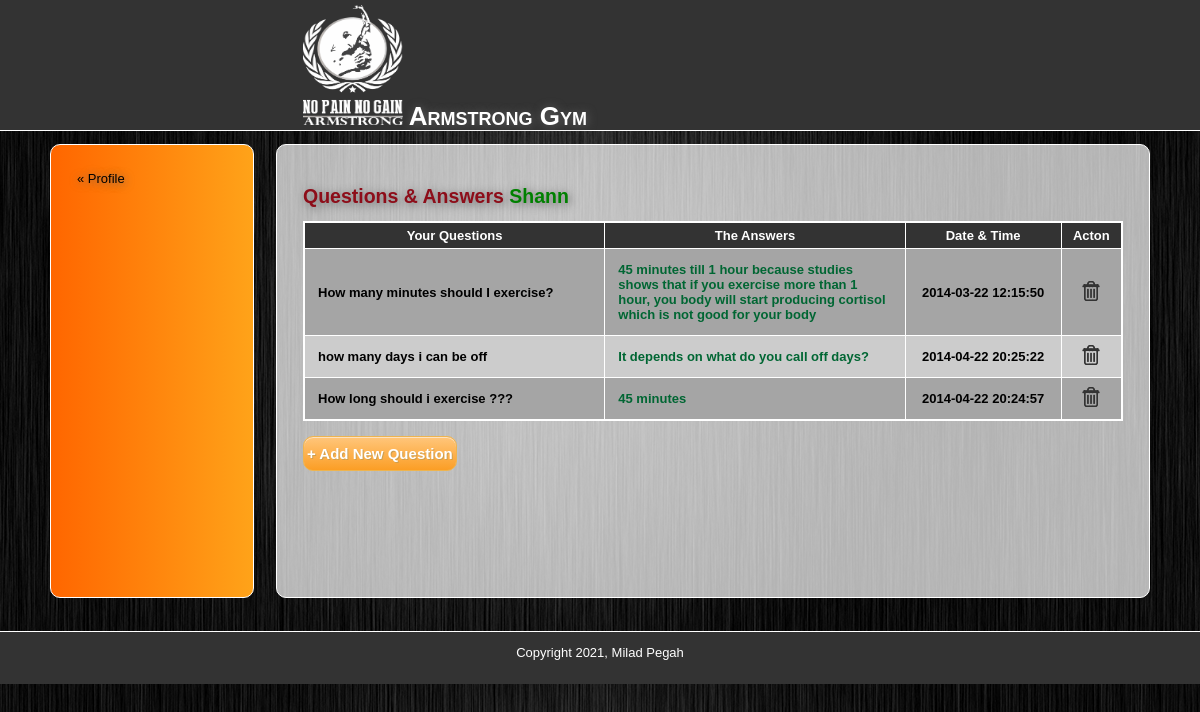
Screenshot of /q_and_a.php (signed in) with the database file from the repository.
### tables this page shows
CREATE TABLE `q_and_a` (
  `id` int NOT NULL AUTO_INCREMENT,
  `user_id` int NOT NULL,
  `question` text,
  `answer` text,
  `date` timestamp NULL DEFAULT CURRENT_TIMESTAMP ON UPDATE CURRENT_TIMESTAMP,
  PRIMARY KEY (`id`),
  KEY `user_id` (`user_id`),
  CONSTRAINT `q_and_a_ibfk_1` FOREIGN KEY (`user_id`) REFERENCES `users` (`id`) ON DELETE CASCADE ON UPDATE CASCADE
);

### includes/functions.php (called while the page is built, shortened)
<?php
function find_questions_by_user_id($id) {
	global $connection;
	$query = "SELECT * ";
	$query .= "FROM q_and_a ";
	$query .= "WHERE user_id = {$id}";
	$user_set = mysqli_query($connection, $query);
	return $user_set;
}
function find_member_by_id($user_id) {
	global $connection;
	$safe_user_id = mysqli_real_escape_string($connection, $user_id);
	$query = "SELECT * ";
	$query .= "FROM users ";
	$query .= "WHERE id = {$safe_user_id} ";
	$query .= "LIMIT 1";
	$user_set = mysqli_query($connection, $query);
	if ($user = mysqli_fetch_assoc($user_set)) {
		return $user;
	} else {
		return null;
	}
}

### public/q_and_a.php (the view, shortened to what this page needs)
<?php require_once("../includes/db_connection.php");     ?>
<?php require_once("../includes/functions.php");     ?>
<?php
  $user_id = $_SESSION["id"];
  $question_set = find_questions_by_user_id($user_id);
  $user_set = find_member_by_id($user_id);
  ?>
  <?php include("../includes/layouts/header.php"); ?>
  <div id="main">
  	<div id="navigation">
  		<p><a href="user_content.php">&laquo; Profile</a></p>
  		<br />
  	</div>
  	<div id="page">
  		<h2>
  			Questions & Answers
  			<?php
  			echo '<span style="color: green;">';
  			echo ucfirst(htmlentities($_SESSION["username"]));
  			echo '</span>';
  			?>
  		</h2>
  		<?php if (empty($user_set["admin"])) { ?>
  		<p style="color: #006633; font-weight: bold;">You Cannot ask any questions because you have no personal trainer yet.</p>
  		<p style="color: #006633; font-weight: bold;">To get a personal trainer, please talk to the receptionists.</p>
  		<?php } else { ?>
  		<table border="1" style="border-collapse: collapse;">
  			<tr>
  				<th style="width: 300px;">Your Questions</th>
  				<th style="width: 300px;">The Answers</th>
  				<th style="width: 150px;">Date & Time</th>
  				<th style="width: 50px;">Acton</th>
  			</tr>
  			<?php while ($user = mysqli_fetch_assoc($question_set)) { ?>
  			<tr>
  				<td style="padding: 1em;"><?php echo htmlentities($user["question"]); ?></td>
  				<td style="color: #006633; padding: 1em;">
  					<?php
  					if (empty($user["answer"])) {
  						echo "<center style=\"color: darkred;\">";
  						echo "Waiting to be answered...";
  						echo "</center>";
  					} else {
  						echo htmlentities($user["answer"]);
  					}
  					?>
  				</td>
  				<td><center><?php echo htmlentities($user["date"]); ?></center></td>
  				<td>
  					<center>
  						<a class="link e_d_img" title="Delete" href="delete_question.php?id=<?php echo urlencode($user["id"]); ?>" onclick="return confirm('Are you sure you want to delete?');">
  							<img src="images/delete-icon.png" alt="Delete">
  						</a>
  					</center>
  				</td>
  			</tr>
  			<?php } ?>
  		</table> <br />
  		<button class="buttons" onclick="window.location.href = 'new_question.php';">+ Add New Question</button>
  		<?php } ?>
  	</div>
  </div>
  <?php include("../includes/layouts/footer.php"); ?>

### public/stylesheets/public.css (style rules this page uses)
* { margin: 0; padding: 0; }
body { font-family: "Century Gothic", Tahoma, Helvetica, Arial, sans-serif; background-image: url(../images/gym.jpg); width: 100%; height: 100%; font-size: 13px; line-height: 15px; margin: 0 auto; min-width: 900px; }
img { border: none; }
button { padding: 3px; }
a { color: #8D0D19; text-shadow: 1px 1px 10px #666; }
#main { min-height: 500px; width: 1100px; margin: auto; }
#navigation { min-height: 400px; float: left; margin: 1em 0; padding: 2em; width: 150px; font-family: "Century Gothic", Tahoma, Helvetica, Arial, sans-serif; color: #000000; border: 1px solid white; -webkit-border-radius: 10px; -moz-border-radius: 10px; -o-border-radius: 10px; border-radius: 10px; background: -webkit-linear-gradient(270deg, #FFA319, #FF6600); background: -moz-linear-gradient(270deg, #FFA319, #FF6600); background: -o-linear-gradient(270deg, #FFA319, #FF6600); background: -ms-linear-gradient(270deg, #FFA319, #FF6600); background: linear-gradient(270deg, #FFA319, #FF6600); }
#navigation a { font-family: Helvetica, Arial, sans-serif; color: black; text-decoration: none; }
#page { margin: 1em 0; float: right; min-height: 400px; width: 820px; background-color: rgba(255,255,255, 0.7); padding: 2em; border: 1px solid white; -webkit-border-radius: 10px; -moz-border-radius: 10px; -o-border-radius: 10px; border-radius: 10px; }
#page h2 { color: #8D0D19; line-height: 50px; text-shadow: 2px 2px 10px #666; }
.link { text-decoration: none; }
td { padding: 0 1px; font-weight: bold; }
th { background-color: #333333; color: #FFFFFF; padding: 5px; border: 1px solid white; }
table { border: 2px solid white; border-collapse: collapse; }
.buttons { -moz-box-shadow:inset 0px 1px 0px 0px #fce2c1; -webkit-box-shadow:inset 0px 1px 0px 0px #fce2c1; box-shadow:inset 0px 1px 0px 0px #fce2c1; background:-webkit-gradient( linear, left top, left bottom, color-stop(0.05, #ffc477), color-stop(1, #fb9e25) ); background:-moz-linear-gradient( center top, #ffc477 5%, #fb9e25 100% ); filter:progid:DXImageTransform.Microsoft.gradient(startColorstr='#ffc477', endColorstr='#fb9e25'); background-color:#ffc477; -webkit-border-radius:10px; -moz-border-radius:10px; border-radius:10px; border:1px solid #eeb44f; display:inline-block; color:#ffffff; font-family:Arial; font-size:15px; font-weight:bold; height:35px; line-height:25px; text-align:center; text-shadow:1px 1px 0px #cc9f52; }

### public/q_and_a.php (style rules this page uses)
tr:nth-child(odd) { background-color: #cccccc; }
tr:nth-child(even) { background-color: #a5a5a5; }
td { border-right: 1px solid white; }

### rows the page displays
q_and_a: question "How many minutes should I exercise?", answer "45 minutes till 1 hour because studies shows that if you exercise more than 1 hour, you body will start producing cortisol which is not good for your body", date "2014-03-22 12:15:50"
q_and_a: question "how many days i can be off", answer "It depends on what do you call off days?", date "2014-04-22 20:25:22"
q_and_a: question "How long should i exercise ???", answer "45 minutes", date "2014-04-22 20:24:57"

### other values shown
$_SESSION["username"] "Shann"
